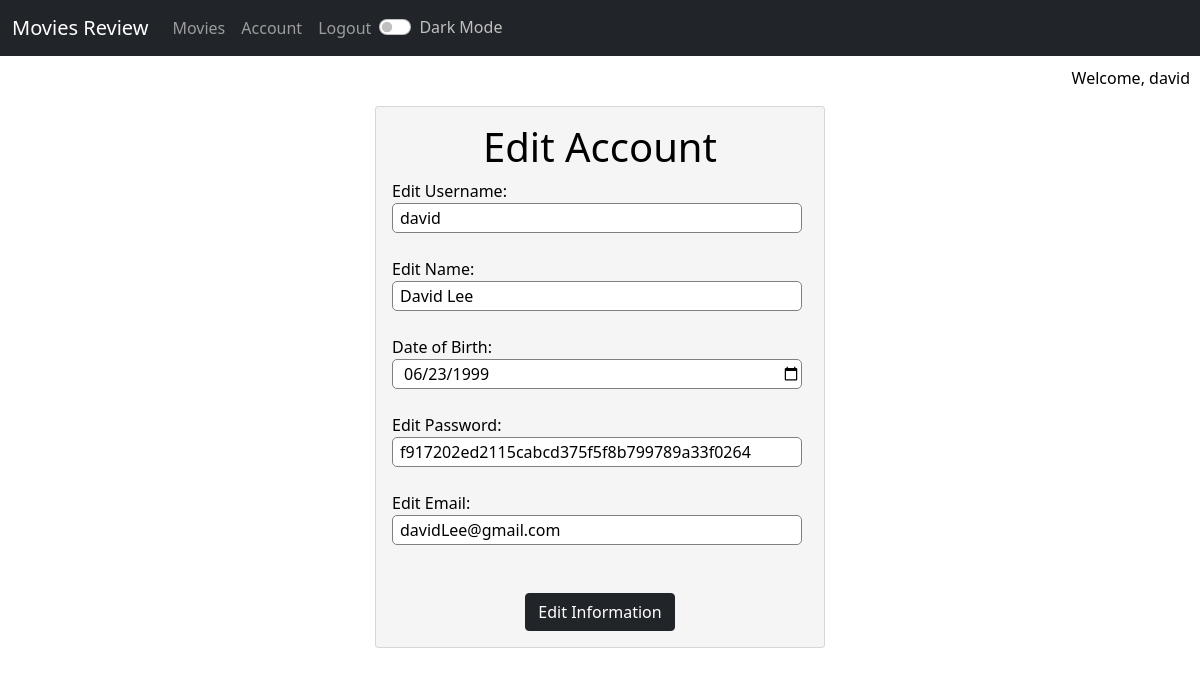
/edituserInfo.php?userId=3 (signed in), run on the app's committed database.
### tables this page shows
CREATE TABLE `users` (
  `userId` int(11) NOT NULL,
  `username` varchar(60) NOT NULL,
  `password` varchar(40) NOT NULL,
  `name` varchar(80) NOT NULL,
  `dob` varchar(80) NOT NULL,
  `email` varchar(80) NOT NULL
);

### edituserInfo.php (the view, shortened to what this page needs)
<?php
include "dbFunction.php";
$userID = $_GET['userId'];
$queryReview = "SELECT * FROM users WHERE users.userId=$userID";
$resultReview = mysqli_query($link, $queryReview) or die(mysqli_error($link));
$rowReview = mysqli_fetch_row($resultReview);
if (!isset($_SESSION['username'])) {
    $message = "<a href='login.php'>Login/Register</a>";
} else {
    $welcome = "Welcome, " . $_SESSION['username'] . "";
}
?>
<!DOCTYPE html>
<html>
    <head>
        <link href="https://cdn.jsdelivr.net/npm/bootstrap@5.1.1/dist/css/bootstrap.min.css" rel="stylesheet">
        <link rel="stylesheet" href="https://cdnjs.cloudflare.com/ajax/libs/font-awesome/5.15.4/css/all.min.css">
    </head>
    <body>
        <?php include "navbar1.php" ?>
        <p style="text-align: right ; padding-top: 10px; padding-right: 10px;"><?php echo $welcome ?></p>
        <div class="card" style="width: 450px; margin: 0px auto; float: none ; margin-bottom: 10px; margin-top: 10px; background-color: whitesmoke">
            <div class="card-body" style="">
                <h1 class="card-title" style="text-align: center; color: black">Edit Account</h1>
                <form method="post" action="doEditUserInfo.php">
                    <span style="color: black;">Edit Username:</span><br>
                    <input type="text" name="username" value="<?php echo $rowReview['1'] ?>"/><br>
                    <span style="color: black;">Edit Name:</span><br>
                    <input type="text" name="name" value="<?php echo $rowReview['3'] ?>"/><br>
                    <span style="color: black;">Date of Birth:</span><br>
                    <input type="date" name="dob" value="<?php echo $rowReview['4'] ?>" /><br>
                    <span style="color: black;">Edit Password:</span><br>
                    <input type="text" name="password" value="<?php echo $rowReview['2'] ?>"/><br>
                    <span style="color: black;">Edit Email:</span><br>
                    <input type="email" name="email" value="<?php echo $rowReview['5'] ?>"/><br><br>
                    <div class="col text-center">
                        <button class="btn btn-dark bg-dark">Edit Information</button>
                    </div>
                </form>
            </div>
        </div>
    </body>
</html>

### edituserInfo.php (style rules this page uses)
input { width:410px; display:block; border: 1px solid graytext; border-radius: 5px; height: 30px; text-indent: 5px; }
p { text-align: center; }

### navbar1.php (style rules this page uses)
body { background-color: #ffffff; color: #000000; }

### data on the page
users: username "david", name "David Lee", dob "06/23/1999", password "f917202ed2115cabcd375f5f8b799789a33f0264", email "davidLee@gmail.com"

### other printed values
$welcome "Welcome, david"
